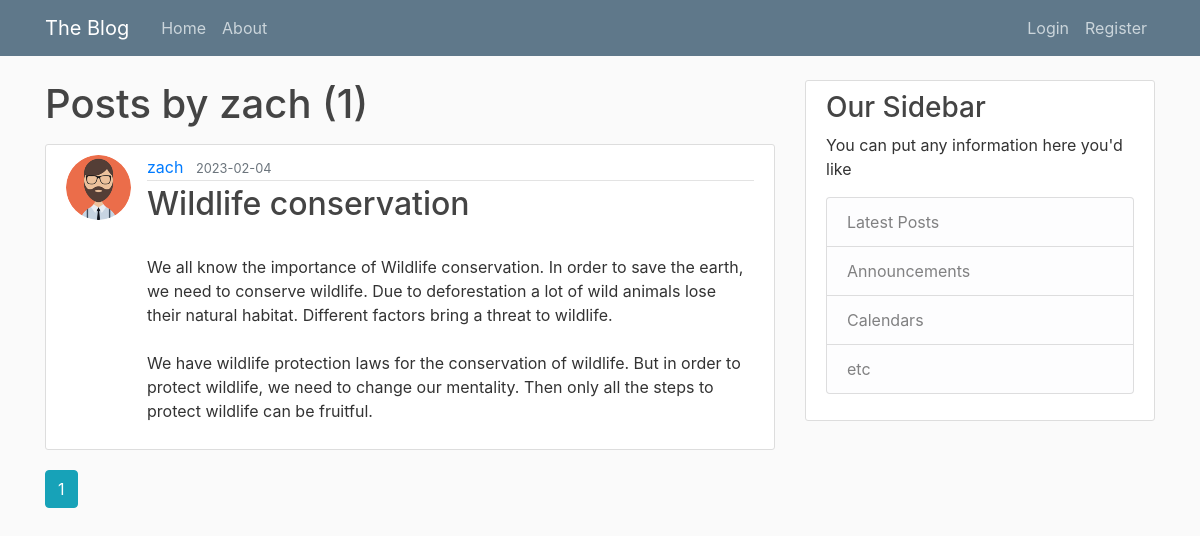
Screenshot of /user/zach with the database file from the repository.
### blog/models.py (models this page shows, shortened)
class User(db.Model, UserMixin):
    id = db.Column(db.Integer, primary_key=True)
    username = db.Column(db.String(20), unique = True, nullable = False )
    email = db.Column(db.String(120), unique = True, nullable = False )
    image_file = db.Column(db.String(20), nullable=False, default='default.jpeg')
    password = db.Column(db.String(60), nullable = False)
    posts = db.relationship('Post', backref='author', lazy=True)

class Post(db.Model):
    id = db.Column(db.Integer, primary_key=True)
    title = db.Column(db.String(100), nullable=False)
    date_posted = db.Column(db.DateTime, nullable = False, default = datetime.utcnow)
    content = db.Column(db.Text, nullable=False)
    user_id = db.Column(db.Integer, db.ForeignKey('user.id'), nullable=False)

### blog/routes.py (the view)
@app.route("/user/<string:username>")
def user_posts(username):
    page = request.args.get('page', 1, type=int)
    user = User.query.filter_by(username=username).first_or_404()
    posts = Post.query.filter_by(author=user)\
        .order_by(Post.date_posted.desc())\
        .paginate(page = page, per_page=5)
    return  render_template('user_posts.html', posts=posts, user=user)

### blog/templates/user_posts.html (shortened to what this page needs)
{% extends "layout.html" %}
{% block content %}
    <h1 class="mb-3">Posts by {{user.username}} ({{posts.total}})</h1>
    {% for post in posts.items %}
        <article class="media content-section">
            <img src="{{ url_for('static', filename='profile_pics/'+ post.author.image_file) }}" alt="" class="rounded-circle article-img">
            <div class="media-body">
                <div class="article-metadata">
                    <a href="{{url_for('user_posts', username=post.author.username)}}" class="mr-2">
                        {{post.author.username}}
                    </a>
                    <small class="text-muted">
                        {{post.date_posted.strftime('%Y-%m-%d')}}
                    </small>
                </div>
                <h2><a href="{{ url_for('post', post_id=post.id) }}" class="article-title">
                    {{post.title}}
                </a></h2>
                <p class="article-content">
                    {{post.content}}
                </p>
            </div>
        </article>
    {% endfor %}
    {% for page_num in posts.iter_pages(left_edge=1, right_edge=1, left_current=1, right_current=2) %}
        {% if page_num %}
            {% if posts.page == page_num %}
                <a class="btn btn-info mb-4" href="{{url_for('user_posts', username=user.username, page=page_num)}}">{{page_num}}</a>
            {% else %}
                <a class="btn btn-outline-info mb-4" href="{{url_for('user_posts', username=user.username, page=page_num)}}">{{page_num}}</a>
            {% endif %}
        {% endif %}
    {% endfor %}
{% endblock content %}

### blog/static/main.css (style rules this page uses)
body { background: #fafafa; color: #333333; margin-top: 5rem; }
h1, h2, h3, h4, h5, h6 { color: #444444; }
.content-section { background: #ffffff; padding: 10px 20px; border: 1px solid #dddddd; border-radius: 3px; margin-bottom: 20px; }
.article-title { color: #444444; }
.article-content { white-space: pre-line; }
.article-img { height: 65px; width: 65px; margin-right: 16px; }
.article-metadata { padding-bottom: 1px; margin-bottom: 4px; border-bottom: 1px solid #e3e3e3 }

### rows the page displays
User: username "zach"
Post: image_file (picture), author.username "zach", date_posted "2023-02-04", title "Wildlife conservation", content "We all know the importance of Wildlife conservation. In order to save the earth, we need to conserve wildlife. Due to deforestation a lot of wild animals lose their natural habitat. Different factors bring a threat to wildlife. We have wildlife protection laws for the conservation of wildlife. But in order to protect wildlife, we need to change our mentality. Then only all the steps to protect wildlife can be fruitful."

### other values shown
{{ posts.total }} "1"
{{ page_num }} "1"
